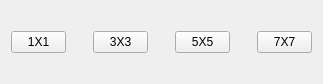
<?xml version="1.0" encoding="UTF-8"?>
<ui version="4.0">
 <class>brushMenuDialog</class>
 <widget class="QDialog" name="brushMenuDialog">
  <property name="geometry">
   <rect>
    <x>0</x>
    <y>0</y>
    <width>323</width>
    <height>84</height>
   </rect>
  </property>
  <property name="windowTitle">
   <string>Bruah Menu</string>
  </property>
  <layout class="QHBoxLayout" name="horizontalLayout_2">
   <item>
    <layout class="QHBoxLayout" name="horizontalLayout">
     <item>
      <widget class="QToolButton" name="brush_1">
       <property name="minimumSize">
        <size>
         <width>55</width>
         <height>22</height>
        </size>
       </property>
       <property name="text">
        <string>1X1</string>
       </property>
       <property name="icon">
        <iconset>
         <normaloff>../Icon/square.png</normaloff>../Icon/square.png</iconset>
       </property>
       <property name="iconSize">
        <size>
         <width>4</width>
         <height>4</height>
        </size>
       </property>
       <property name="checkable">
        <bool>true</bool>
       </property>
       <property name="toolButtonStyle">
        <enum>Qt::ToolButtonTextBesideIcon</enum>
       </property>
      </widget>
     </item>
     <item>
      <spacer name="horizontalSpacer">
       <property name="orientation">
        <enum>Qt::Horizontal</enum>
       </property>
       <property name="sizeHint" stdset="0">
        <size>
         <width>40</width>
         <height>20</height>
        </size>
       </property>
      </spacer>
     </item>
     <item>
      <widget class="QToolButton" name="brush_3">
       <property name="minimumSize">
        <size>
         <width>55</width>
         <height>22</height>
        </size>
       </property>
       <property name="text">
        <string>3X3</string>
       </property>
       <property name="icon">
        <iconset>
         <normaloff>../Icon/square.png</normaloff>../Icon/square.png</iconset>
       </property>
       <property name="iconSize">
        <size>
         <width>8</width>
         <height>8</height>
        </size>
       </property>
       <property name="checkable">
        <bool>true</bool>
       </property>
       <property name="toolButtonStyle">
        <enum>Qt::ToolButtonTextBesideIcon</enum>
       </property>
      </widget>
     </item>
     <item>
      <spacer name="horizontalSpacer_2">
       <property name="orientation">
        <enum>Qt::Horizontal</enum>
       </property>
       <property name="sizeHint" stdset="0">
        <size>
         <width>40</width>
         <height>20</height>
        </size>
       </property>
      </spacer>
     </item>
     <item>
      <widget class="QToolButton" name="brush_5">
       <property name="minimumSize">
        <size>
         <width>55</width>
         <height>22</height>
        </size>
       </property>
       <property name="text">
        <string>5X5</string>
       </property>
       <property name="icon">
        <iconset>
         <normaloff>../Icon/square.png</normaloff>../Icon/square.png</iconset>
       </property>
       <property name="iconSize">
        <size>
         <width>12</width>
         <height>12</height>
        </size>
       </property>
       <property name="checkable">
        <bool>true</bool>
       </property>
       <property name="toolButtonStyle">
        <enum>Qt::ToolButtonTextBesideIcon</enum>
       </property>
      </widget>
     </item>
     <item>
      <spacer name="horizontalSpacer_3">
       <property name="orientation">
        <enum>Qt::Horizontal</enum>
       </property>
       <property name="sizeHint" stdset="0">
        <size>
         <width>40</width>
         <height>20</height>
        </size>
       </property>
      </spacer>
     </item>
     <item>
      <widget class="QToolButton" name="brush_7">
       <property name="minimumSize">
        <size>
         <width>55</width>
         <height>22</height>
        </size>
       </property>
       <property name="text">
        <string>7X7</string>
       </property>
       <property name="icon">
        <iconset>
         <normaloff>../Icon/square.png</normaloff>../Icon/square.png</iconset>
       </property>
       <property name="checkable">
        <bool>true</bool>
       </property>
       <property name="autoRepeat">
        <bool>false</bool>
       </property>
       <property name="toolButtonStyle">
        <enum>Qt::ToolButtonTextBesideIcon</enum>
       </property>
      </widget>
     </item>
    </layout>
   </item>
  </layout>
 </widget>
 <resources/>
 <connections/>
</ui>
